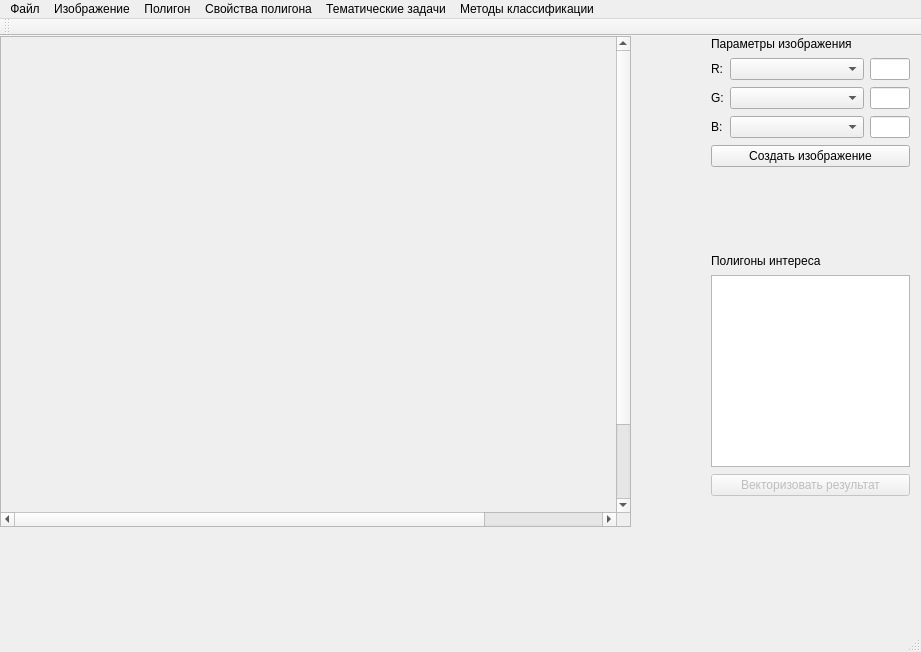
<?xml version="1.0" encoding="UTF-8"?>
<ui version="4.0">
 <class>DNSpecBath</class>
 <widget class="QMainWindow" name="DNSpecBath">
  <property name="geometry">
   <rect>
    <x>0</x>
    <y>0</y>
    <width>921</width>
    <height>652</height>
   </rect>
  </property>
  <property name="windowTitle">
   <string>Блок автоматизированного дешифрирования</string>
  </property>
  <widget class="QWidget" name="centralWidget">
   <widget class="QScrollArea" name="scrollArea">
    <property name="geometry">
     <rect>
      <x>0</x>
      <y>0</y>
      <width>631</width>
      <height>491</height>
     </rect>
    </property>
    <property name="widgetResizable">
     <bool>false</bool>
    </property>
    <widget class="QWidget" name="scrollAreaWidgetContents">
     <property name="geometry">
      <rect>
       <x>0</x>
       <y>0</y>
       <width>769</width>
       <height>569</height>
      </rect>
     </property>
    </widget>
   </widget>
   <widget class="DNWidgetImage" name="DNWPic" native="true">
    <property name="geometry">
     <rect>
      <x>190</x>
      <y>490</y>
      <width>181</width>
      <height>101</height>
     </rect>
    </property>
    <property name="mouseTracking">
     <bool>true</bool>
    </property>
   </widget>
   <widget class="QWidget" name="WidgetViewParam" native="true">
    <property name="geometry">
     <rect>
      <x>710</x>
      <y>0</y>
      <width>201</width>
      <height>461</height>
     </rect>
    </property>
    <layout class="QGridLayout" name="LayRGB" rowstretch="0,0,0,0,0,0,0">
     <property name="sizeConstraint">
      <enum>QLayout::SetMinAndMaxSize</enum>
     </property>
     <property name="margin">
      <number>1</number>
     </property>
     <property name="spacing">
      <number>7</number>
     </property>
     <item row="2" column="0" colspan="2">
      <widget class="QPushButton" name="ButtonReCalcImg">
       <property name="text">
        <string>Создать изображение</string>
       </property>
      </widget>
     </item>
     <item row="5" column="0" colspan="2">
      <widget class="QTreeWidget" name="treePolygons">
       <attribute name="headerVisible">
        <bool>false</bool>
       </attribute>
       <column>
        <property name="text">
         <string notr="true">1</string>
        </property>
       </column>
      </widget>
     </item>
     <item row="1" column="0" colspan="2">
      <layout class="QGridLayout" name="gridLayout" rowstretch="0,0,0,0" columnstretch="0,50,0" rowminimumheight="0,0,0,0" columnminimumwidth="0,50,0">
       <property name="sizeConstraint">
        <enum>QLayout::SetFixedSize</enum>
       </property>
       <property name="verticalSpacing">
        <number>7</number>
       </property>
       <item row="1" column="0">
        <widget class="QLabel" name="label">
         <property name="text">
          <string>R:</string>
         </property>
        </widget>
       </item>
       <item row="2" column="0">
        <widget class="QLabel" name="label_2">
         <property name="text">
          <string>G:</string>
         </property>
        </widget>
       </item>
       <item row="2" column="2">
        <widget class="QLineEdit" name="EditKG">
         <property name="minimumSize">
          <size>
           <width>40</width>
           <height>0</height>
          </size>
         </property>
         <property name="maximumSize">
          <size>
           <width>40</width>
           <height>16777215</height>
          </size>
         </property>
        </widget>
       </item>
       <item row="3" column="0">
        <widget class="QLabel" name="label_3">
         <property name="text">
          <string>B:</string>
         </property>
        </widget>
       </item>
       <item row="3" column="2">
        <widget class="QLineEdit" name="EditKB">
         <property name="minimumSize">
          <size>
           <width>40</width>
           <height>0</height>
          </size>
         </property>
         <property name="maximumSize">
          <size>
           <width>40</width>
           <height>16777215</height>
          </size>
         </property>
        </widget>
       </item>
       <item row="1" column="2">
        <widget class="QLineEdit" name="EditKR">
         <property name="minimumSize">
          <size>
           <width>40</width>
           <height>0</height>
          </size>
         </property>
         <property name="maximumSize">
          <size>
           <width>40</width>
           <height>16777215</height>
          </size>
         </property>
        </widget>
       </item>
       <item row="3" column="1">
        <widget class="QComboBox" name="ComboB">
         <property name="sizePolicy">
          <sizepolicy hsizetype="Maximum" vsizetype="Fixed">
           <horstretch>0</horstretch>
           <verstretch>0</verstretch>
          </sizepolicy>
         </property>
         <property name="minimumSize">
          <size>
           <width>100</width>
           <height>0</height>
          </size>
         </property>
         <property name="maximumSize">
          <size>
           <width>150</width>
           <height>16777215</height>
          </size>
         </property>
        </widget>
       </item>
       <item row="2" column="1">
        <widget class="QComboBox" name="ComboG">
         <property name="sizePolicy">
          <sizepolicy hsizetype="Maximum" vsizetype="Fixed">
           <horstretch>0</horstretch>
           <verstretch>0</verstretch>
          </sizepolicy>
         </property>
         <property name="minimumSize">
          <size>
           <width>100</width>
           <height>0</height>
          </size>
         </property>
         <property name="maximumSize">
          <size>
           <width>150</width>
           <height>16777215</height>
          </size>
         </property>
        </widget>
       </item>
       <item row="1" column="1">
        <widget class="QComboBox" name="ComboR">
         <property name="sizePolicy">
          <sizepolicy hsizetype="Maximum" vsizetype="Fixed">
           <horstretch>0</horstretch>
           <verstretch>0</verstretch>
          </sizepolicy>
         </property>
         <property name="minimumSize">
          <size>
           <width>100</width>
           <height>0</height>
          </size>
         </property>
         <property name="maximumSize">
          <size>
           <width>150</width>
           <height>16777215</height>
          </size>
         </property>
         <property name="sizeAdjustPolicy">
          <enum>QComboBox::AdjustToContentsOnFirstShow</enum>
         </property>
        </widget>
       </item>
      </layout>
     </item>
     <item row="0" column="0">
      <widget class="QLabel" name="label_4">
       <property name="text">
        <string>Параметры изображения</string>
       </property>
      </widget>
     </item>
     <item row="4" column="0">
      <widget class="QLabel" name="label_5">
       <property name="text">
        <string>Полигоны интереса</string>
       </property>
      </widget>
     </item>
     <item row="3" column="0">
      <spacer name="verticalSpacer">
       <property name="orientation">
        <enum>Qt::Vertical</enum>
       </property>
       <property name="sizeHint" stdset="0">
        <size>
         <width>20</width>
         <height>17</height>
        </size>
       </property>
      </spacer>
     </item>
     <item row="6" column="0" colspan="2">
      <widget class="QPushButton" name="pbVectorize">
       <property name="enabled">
        <bool>false</bool>
       </property>
       <property name="text">
        <string>Векторизовать результат</string>
       </property>
      </widget>
     </item>
    </layout>
   </widget>
  </widget>
  <widget class="QMenuBar" name="menuBar">
   <property name="geometry">
    <rect>
     <x>0</x>
     <y>0</y>
     <width>921</width>
     <height>26</height>
    </rect>
   </property>
   <widget class="QMenu" name="menu">
    <property name="title">
     <string>Файл</string>
    </property>
    <addaction name="FileOpen"/>
    <addaction name="OpenLastImg"/>
   </widget>
   <widget class="QMenu" name="menu_2">
    <property name="title">
     <string>Полигон</string>
    </property>
    <addaction name="CreatePoly"/>
    <addaction name="ClassResultToPoly"/>
    <addaction name="PolyExp"/>
    <addaction name="PolyImp"/>
    <addaction name="separator"/>
    <addaction name="MultiChan"/>
    <addaction name="separator"/>
    <addaction name="AddChanal"/>
    <addaction name="AddIntegralChanal"/>
    <addaction name="separator"/>
    <addaction name="CreateImgPoly"/>
    <addaction name="CreateAKFImg"/>
    <addaction name="separator"/>
    <addaction name="ClassFilter"/>
   </widget>
   <widget class="QMenu" name="menu_3">
    <property name="title">
     <string>Тематические задачи</string>
    </property>
    <addaction name="Batinometriy"/>
    <addaction name="ShowDeptch"/>
    <addaction name="OilWater"/>
    <addaction name="MaskPokr"/>
    <addaction name="RoutMove"/>
    <addaction name="RoutMove2"/>
    <addaction name="Smoces"/>
    <addaction name="EmbedObj"/>
   </widget>
   <widget class="QMenu" name="menu_4">
    <property name="title">
     <string>Свойства полигона</string>
    </property>
    <addaction name="CreateSpecGraph"/>
    <addaction name="CreateAKFGraph"/>
    <addaction name="CreateSKOGraph"/>
   </widget>
   <widget class="QMenu" name="menu_5">
    <property name="title">
     <string>Методы классификации</string>
    </property>
    <addaction name="MagicWand"/>
    <addaction name="IsoData"/>
    <addaction name="SAM"/>
    <addaction name="BayesClassif"/>
    <addaction name="separator"/>
    <addaction name="ForOlga"/>
   </widget>
   <widget class="QMenu" name="menu_6">
    <property name="title">
     <string>Изображение</string>
    </property>
    <addaction name="CalibrateImg"/>
    <addaction name="SaveSerFile"/>
    <addaction name="SaveSerFileShift"/>
   </widget>
   <addaction name="menu"/>
   <addaction name="menu_6"/>
   <addaction name="menu_2"/>
   <addaction name="menu_4"/>
   <addaction name="menu_3"/>
   <addaction name="menu_5"/>
  </widget>
  <widget class="QToolBar" name="mainToolBar">
   <attribute name="toolBarArea">
    <enum>TopToolBarArea</enum>
   </attribute>
   <attribute name="toolBarBreak">
    <bool>false</bool>
   </attribute>
  </widget>
  <widget class="QStatusBar" name="statusBar"/>
  <action name="FileOpen">
   <property name="text">
    <string>Открыть</string>
   </property>
  </action>
  <action name="CreatePoly">
   <property name="checkable">
    <bool>true</bool>
   </property>
   <property name="text">
    <string>Создать полигон</string>
   </property>
  </action>
  <action name="Batinometriy">
   <property name="text">
    <string>Оценивание глубин прибрежных территорий</string>
   </property>
  </action>
  <action name="OpenLastImg">
   <property name="text">
    <string>Открыть последнее изображение</string>
   </property>
  </action>
  <action name="MultiChan">
   <property name="text">
    <string>Множитель каналов</string>
   </property>
  </action>
  <action name="ShowDeptch">
   <property name="text">
    <string>Показать значения глубин 2</string>
   </property>
  </action>
  <action name="CreateSpecGraph">
   <property name="checkable">
    <bool>true</bool>
   </property>
   <property name="text">
    <string>Спектральные графики</string>
   </property>
  </action>
  <action name="CreateAKFGraph">
   <property name="text">
    <string>Автокореляционная функция</string>
   </property>
  </action>
  <action name="CreateSKOGraph">
   <property name="text">
    <string>Кривая СКО</string>
   </property>
  </action>
  <action name="OilWater">
   <property name="text">
    <string>Нефтепродукты на воде</string>
   </property>
  </action>
  <action name="IsoData">
   <property name="text">
    <string>Неконтролируемая классификация</string>
   </property>
  </action>
  <action name="SAM">
   <property name="text">
    <string>Метод спектральной угловой корреляции</string>
   </property>
  </action>
  <action name="MagicWand">
   <property name="text">
    <string>Выделение по контрасту смежных пикселей</string>
   </property>
  </action>
  <action name="AddChanal">
   <property name="text">
    <string>Добавить новый канал</string>
   </property>
  </action>
  <action name="CreateImgPoly">
   <property name="text">
    <string>Синтезировать изображение канала</string>
   </property>
  </action>
  <action name="ClassFilter">
   <property name="text">
    <string>Фильтр классов</string>
   </property>
  </action>
  <action name="CalibrateImg">
   <property name="text">
    <string>Калибровать</string>
   </property>
  </action>
  <action name="SaveSerFile">
   <property name="text">
    <string>Сохранить Ser</string>
   </property>
  </action>
  <action name="SaveSerFileShift">
   <property name="text">
    <string>Сохранить Ser со смещением</string>
   </property>
  </action>
  <action name="CreateAKFImg">
   <property name="text">
    <string>Синтезировать изображение АКФ</string>
   </property>
  </action>
  <action name="PolyExp">
   <property name="text">
    <string>Экспорт полигона по координатам</string>
   </property>
  </action>
  <action name="PolyImp">
   <property name="text">
    <string>Импорт полигона по координатам</string>
   </property>
  </action>
  <action name="MaskPokr">
   <property name="text">
    <string>Обнаружение средств пассивной маскировки</string>
   </property>
  </action>
  <action name="RoutMove">
   <property name="text">
    <string>pr1</string>
   </property>
  </action>
  <action name="ClassResultToPoly">
   <property name="text">
    <string>Создать полигоны по результатам классификации</string>
   </property>
  </action>
  <action name="BayesClassif">
   <property name="text">
    <string>Байесовский классификатор</string>
   </property>
  </action>
  <action name="RoutMove2">
   <property name="text">
    <string>pr2</string>
   </property>
  </action>
  <action name="Smoces">
   <property name="text">
    <string>Дымы</string>
   </property>
  </action>
  <action name="AddIntegralChanal">
   <property name="text">
    <string>Добавить интегральный канал</string>
   </property>
  </action>
  <action name="EmbedObj">
   <property name="text">
    <string>Заглубленные объедки</string>
   </property>
  </action>
  <action name="ForOlga">
   <property name="text">
    <string>Для Ольги и меня</string>
   </property>
  </action>
 </widget>
 <layoutdefault spacing="6" margin="11"/>
 <customwidgets>
  <customwidget>
   <class>DNWidgetImage</class>
   <extends>QWidget</extends>
   <header location="global">dnwidgetimage.h</header>
   <container>1</container>
  </customwidget>
 </customwidgets>
 <resources/>
 <connections/>
</ui>
